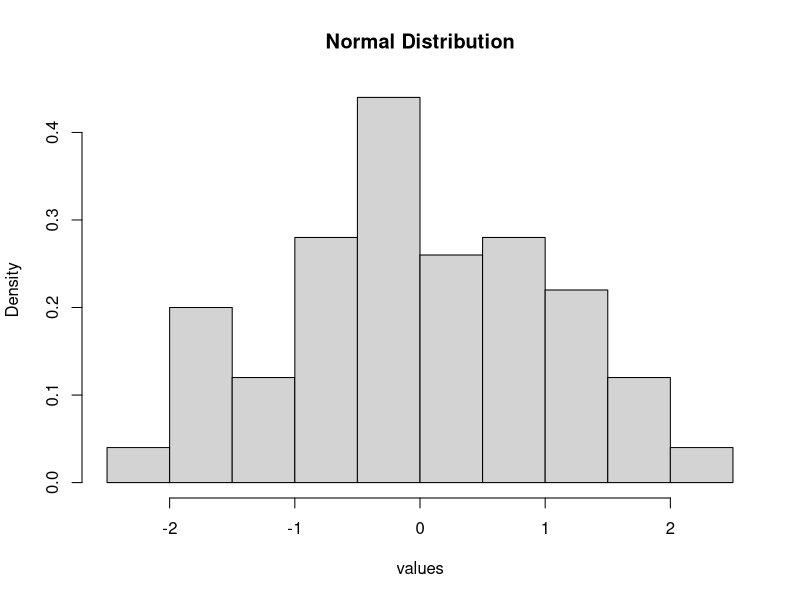
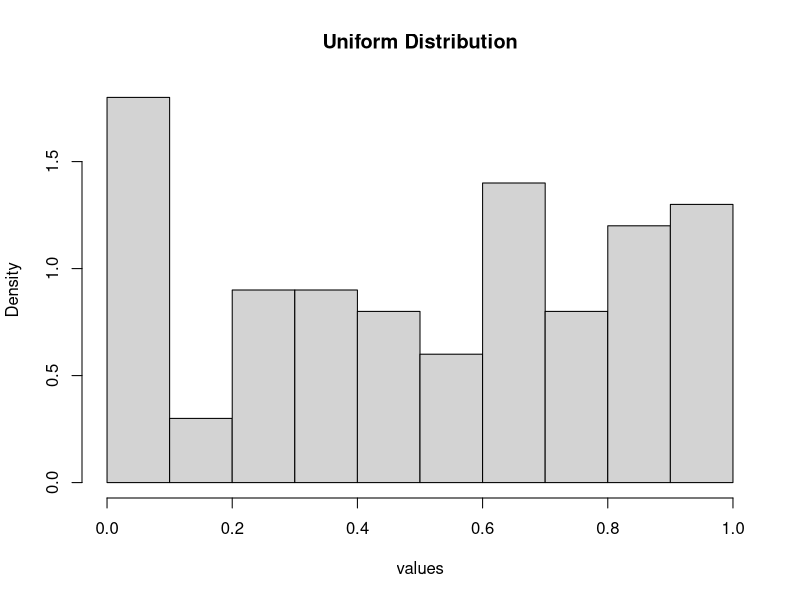

Reproduce these figures in R, in order.
##########
# Create histograms of various distributions
##########

#I'm forking this project.

# Normal Distribution
x <- rnorm(100)
print(x)
png("normal-hist.png")
hist(x, freq = FALSE, main = "Normal Distribution", xlab = "values")
dev.off()

# Uniform Distribution
x <- runif(100)
print(x)
png("uniform-hist.png")
hist(x, freq = FALSE, main = "Uniform Distribution", xlab = "values")
dev.off()
